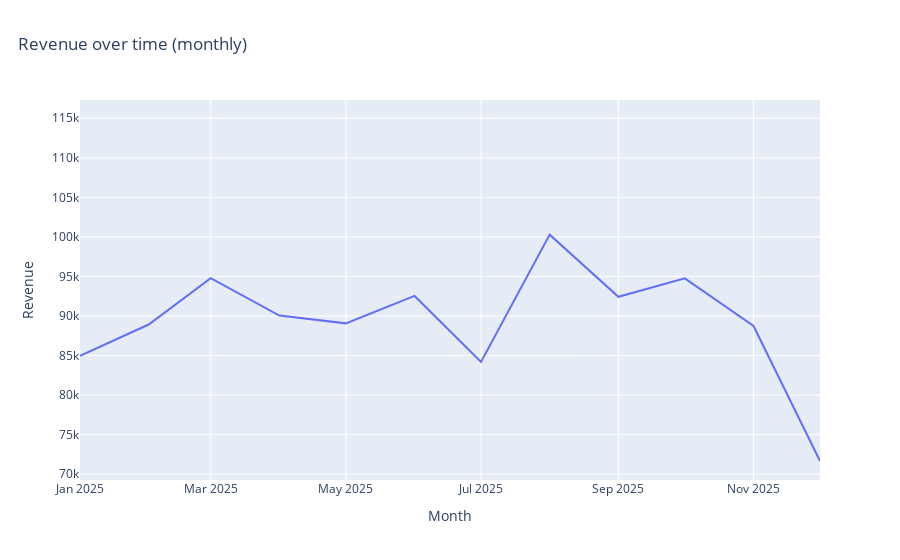

Here is the notebook cell this chart was saved with:
### Markdown cell above
## Question 2: Revenue Trend Over Time (Monthly)

### Code cell
trend = (
    df.groupby("month", dropna=False)
      .agg(n=("order_id","size"), revenue=("amount","sum"))
      .reset_index()
      .sort_values("month")
)

print("Revenue by Month:")
print(trend.to_string(index=False))

# Chart
fig = px.line(trend, x="month", y="revenue", title="Revenue over time (monthly)")
fig.update_layout(title={"x": 0.02})
fig.update_xaxes(title_text="Month")
fig.update_yaxes(title_text="Revenue")
save_fig(fig, FIGS / "revenue_trend_monthly.png")
fig.show()

### Figure 1 — Plotly figure (JSON) as saved in the notebook; plotly's stock layout.template omitted (floating-point values rounded to 4 significant figures)
{"data": [{"hovertemplate": "month=%{x}<br>revenue=%{y}<extra></extra>", "legendgroup": "", "line": {"color": "#636efa", "dash": "solid"}, "marker": {"symbol": "circle"}, "mode": "lines", "name": "", "orientation": "v", "showlegend": false, "type": "scatter", "x": ["2025-01", "2025-02", "2025-03", "2025-04", "2025-05", "2025-06", "2025-07", "2025-08", "2025-09", "2025-10", "2025-11", "2025-12", null], "xaxis": "x", "y": [84960.0, 88920.0, 94780.0, 90050.0, 89070.0, 92540.0, 84190.0, 100300.0, 92420.0, 94750.0, 88730.0, 71660.0, 114900.0], "yaxis": "y"}], "layout": {"legend": {"tracegroupgap": 0}, "title": {"text": "Revenue over time (monthly)", "x": 0.02}, "xaxis": {"anchor": "y", "domain": [0, 1], "title": {"text": "Month"}}, "yaxis": {"anchor": "x", "domain": [0, 1], "title": {"text": "Revenue"}}}}
